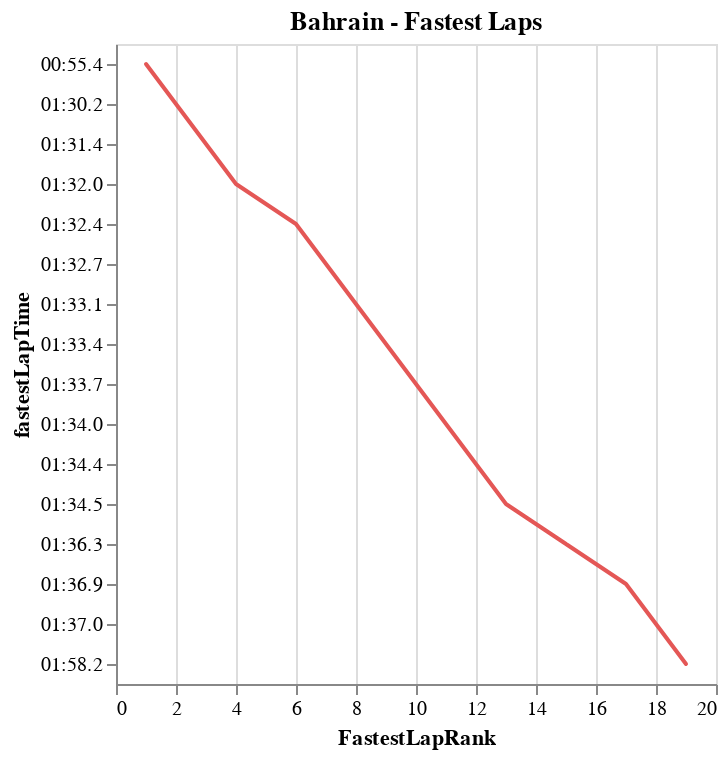

Notebook source saved alongside this figure:
### Code cell
DeepnoteChart(df_5, """{"layer":[{"layer":[{"mark":{"clip":true,"type":"trail","color":"#e45756","tooltip":true},"encoding":{"x":{"sort":null,"type":"quantitative","field":"FastestLapRank","scale":{"type":"linear","zero":false},"format":{"type":"default","decimals":null},"formatType":"numberFormatFromNumberType"},"y":{"sort":"ascending","type":"nominal","field":"fastestLapTime","scale":{"type":"linear","zero":false}}}},{"mark":{"size":100,"type":"point","opacity":0,"tooltip":true},"encoding":{"x":{"sort":null,"type":"quantitative","field":"FastestLapRank","scale":{"type":"linear","zero":false},"format":{"type":"default","decimals":null},"formatType":"numberFormatFromNumberType"},"y":{"sort":"ascending","type":"nominal","field":"fastestLapTime","scale":{"type":"linear","zero":false}}}}]}],"title":"Bahrain - Fastest Laps","config":{"legend":{}},"$schema":"https://vega.github.io/schema/vega-lite/v5.json","encoding":{}}""")

### Figure 1 — Vega-Lite specification as saved in the notebook (floating-point values rounded to 4 significant figures)
{"layer": [{"layer": [{"mark": {"clip": true, "type": "trail", "color": "#e45756", "tooltip": true}, "encoding": {"x": {"sort": null, "type": "quantitative", "field": "FastestLapRank", "scale": {"type": "linear", "zero": false}, "format": {"type": "default", "decimals": null}, "formatType": "numberFormatFromNumberType"}, "y": {"sort": "ascending", "type": "nominal", "field": "fastestLapTime", "scale": {"type": "linear", "zero": false}}}}, {"mark": {"size": 100, "type": "point", "opacity": 0, "tooltip": true}, "encoding": {"x": {"sort": null, "type": "quantitative", "field": "FastestLapRank", "scale": {"type": "linear", "zero": false}, "format": {"type": "default", "decimals": null}, "formatType": "numberFormatFromNumberType"}, "y": {"sort": "ascending", "type": "nominal", "field": "fastestLapTime", "scale": {"type": "linear", "zero": false}}}}]}], "title": "Bahrain - Fastest Laps", "config": {"legend": {}}, "$schema": "https://vega.github.io/schema/vega-lite/v5.json", "encoding": {}, "data": {"values": [{"RaceID": 1046, "fastestLapTime": "00:55.4", "circuitId": 3, "date": "2020-12-06", "name": "Bahrain International Circuit", "FastestLapRank": 1}, {"RaceID": 92, "fastestLapTime": "01:30.2", "circuitId": 3, "date": "2004-04-04", "name": "Bahrain International Circuit", "FastestLapRank": 2}, {"RaceID": 73, "fastestLapTime": "01:31.4", "circuitId": 3, "date": "2005-04-03", "name": "Bahrain International Circuit", "FastestLapRank": 3}, {"RaceID": 1045, "fastestLapTime": "01:32.0", "circuitId": 3, "date": "2020-11-29", "name": "Bahrain International Circuit", "FastestLapRank": 4}, {"RaceID": 1052, "fastestLapTime": "01:32.0", "circuitId": 3, "date": "2021-03-28", "name": "Bahrain International Circuit", "FastestLapRank": 4}, {"RaceID": 53, "fastestLapTime": "01:32.4", "circuitId": 3, "date": "2006-03-12", "name": "Bahrain International Circuit", "FastestLapRank": 6}, {"RaceID": 971, "fastestLapTime": "01:32.7", "circuitId": 3, "date": "2017-04-16", "name": "Bahrain International Circuit", "FastestLapRank": 7}, {"RaceID": 20, "fastestLapTime": "01:33.1", "circuitId": 3, "date": "2008-04-06", "name": "Bahrain International Circuit", "FastestLapRank": 8}, {"RaceID": 1011, "fastestLapTime": "01:33.4", "circuitId": 3, "date": "2019-03-31", "name": "Bahrain International Circuit", "FastestLapRank": 9}, {"RaceID": 990, "fastestLapTime": "01:33.7", "circuitId": 3, "date": "2018-04-08", "name": "Bahrain International Circuit", "FastestLapRank": 10}, {"RaceID": 38, "fastestLapTime": "01:34.0", "circuitId": 3, "date": "2007-04-15", "name": "Bahrain International Circuit", "FastestLapRank": 11}, {"RaceID": 949, "fastestLapTime": "01:34.4", "circuitId": 3, "date": "2016-04-03", "name": "Bahrain International Circuit", "FastestLapRank": 12}, {"RaceID": 1074, "fastestLapTime": "01:34.5", "circuitId": 3, "date": "2022-03-20", "name": "Bahrain International Circuit", "FastestLapRank": 13}, {"RaceID": 4, "fastestLapTime": "01:34.5", "circuitId": 3, "date": "2009-04-26", "name": "Bahrain International Circuit", "FastestLapRank": 13}, {"RaceID": 863, "fastestLapTime": "01:36.3", "circuitId": 3, "date": "2012-04-22", "name": "Bahrain International Circuit", "FastestLapRank": 15}, {"RaceID": 929, "fastestLapTime": "01:36.3", "circuitId": 3, "date": "2015-04-19", "name": "Bahrain International Circuit", "FastestLapRank": 15}, {"RaceID": 883, "fastestLapTime": "01:36.9", "circuitId": 3, "date": "2013-04-21", "name": "Bahrain International Circuit", "FastestLapRank": 17}, {"RaceID": 902, "fastestLapTime": "01:37.0", "circuitId": 3, "date": "2014-04-06", "name": "Bahrain International Circuit", "FastestLapRank": 18}, {"RaceID": 337, "fastestLapTime": "01:58.2", "circuitId": 3, "date": "2010-03-14", "name": "Bahrain International Circuit", "FastestLapRank": 19}]}}
